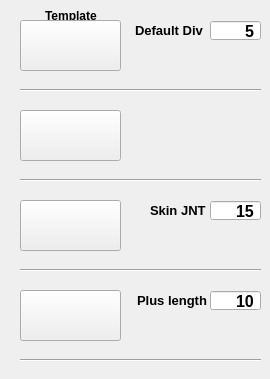
    <widget class="QWidget" name="path_tab">
     <attribute name="title">
      <string>path</string>
     </attribute>
     <widget class="QLabel" name="default_Div_LAB">
      <property name="geometry">
       <rect>
        <x>135</x>
        <y>20</y>
        <width>81</width>
        <height>21</height>
       </rect>
      </property>
      <property name="font">
       <font>
        <pointsize>10</pointsize>
        <weight>75</weight>
        <bold>true</bold>
       </font>
      </property>
      <property name="text">
       <string>Default Div</string>
      </property>
     </widget>
     <widget class="QSpinBox" name="default_Div_SPB">
      <property name="geometry">
       <rect>
        <x>210</x>
        <y>20</y>
        <width>51</width>
        <height>21</height>
       </rect>
      </property>
      <property name="font">
       <font>
        <pointsize>12</pointsize>
        <weight>75</weight>
        <bold>true</bold>
       </font>
      </property>
      <property name="layoutDirection">
       <enum>Qt::LeftToRight</enum>
      </property>
      <property name="autoFillBackground">
       <bool>false</bool>
      </property>
      <property name="alignment">
       <set>Qt::AlignRight|Qt::AlignTrailing|Qt::AlignVCenter</set>
      </property>
      <property name="buttonSymbols">
       <enum>QAbstractSpinBox::NoButtons</enum>
      </property>
      <property name="singleStep">
       <number>1</number>
      </property>
      <property name="value">
       <number>5</number>
      </property>
     </widget>
     <widget class="QLabel" name="label_5">
      <property name="geometry">
       <rect>
        <x>45</x>
        <y>5</y>
        <width>61</width>
        <height>21</height>
       </rect>
      </property>
      <property name="font">
       <font>
        <pointsize>9</pointsize>
        <weight>75</weight>
        <italic>false</italic>
        <bold>true</bold>
       </font>
      </property>
      <property name="text">
       <string>Template</string>
      </property>
     </widget>
     <widget class="QPushButton" name="path_temp_1_BTN">
      <property name="geometry">
       <rect>
        <x>20</x>
        <y>20</y>
        <width>101</width>
        <height>51</height>
       </rect>
      </property>
      <property name="cursor">
       <cursorShape>PointingHandCursor</cursorShape>
      </property>
      <property name="styleSheet">
       <string notr="true"/>
      </property>
      <property name="text">
       <string/>
      </property>
      <property name="iconSize">
       <size>
        <width>101</width>
        <height>97</height>
       </size>
      </property>
     </widget>
     <widget class="QPushButton" name="path_temp_3_BTN">
      <property name="geometry">
       <rect>
        <x>20</x>
        <y>200</y>
        <width>101</width>
        <height>51</height>
       </rect>
      </property>
      <property name="cursor">
       <cursorShape>PointingHandCursor</cursorShape>
      </property>
      <property name="styleSheet">
       <string notr="true"/>
      </property>
      <property name="text">
       <string/>
      </property>
      <property name="iconSize">
       <size>
        <width>101</width>
        <height>97</height>
       </size>
      </property>
     </widget>
     <widget class="QLabel" name="path_skin_JNT_LAB">
      <property name="geometry">
       <rect>
        <x>150</x>
        <y>200</y>
        <width>71</width>
        <height>21</height>
       </rect>
      </property>
      <property name="font">
       <font>
        <pointsize>10</pointsize>
        <weight>75</weight>
        <bold>true</bold>
       </font>
      </property>
      <property name="text">
       <string>Skin JNT</string>
      </property>
     </widget>
     <widget class="QSpinBox" name="path_skin_JNT_SPB">
      <property name="geometry">
       <rect>
        <x>210</x>
        <y>200</y>
        <width>51</width>
        <height>21</height>
       </rect>
      </property>
      <property name="font">
       <font>
        <pointsize>12</pointsize>
        <weight>75</weight>
        <bold>true</bold>
       </font>
      </property>
      <property name="layoutDirection">
       <enum>Qt::LeftToRight</enum>
      </property>
      <property name="autoFillBackground">
       <bool>false</bool>
      </property>
      <property name="alignment">
       <set>Qt::AlignRight|Qt::AlignTrailing|Qt::AlignVCenter</set>
      </property>
      <property name="buttonSymbols">
       <enum>QAbstractSpinBox::NoButtons</enum>
      </property>
      <property name="singleStep">
       <number>1</number>
      </property>
      <property name="value">
       <number>15</number>
      </property>
     </widget>
     <widget class="QPushButton" name="path_temp_2_BTN">
      <property name="geometry">
       <rect>
        <x>20</x>
        <y>110</y>
        <width>101</width>
        <height>51</height>
       </rect>
      </property>
      <property name="cursor">
       <cursorShape>PointingHandCursor</cursorShape>
      </property>
      <property name="styleSheet">
       <string notr="true"/>
      </property>
      <property name="text">
       <string/>
      </property>
      <property name="iconSize">
       <size>
        <width>101</width>
        <height>97</height>
       </size>
      </property>
     </widget>
     <widget class="QPushButton" name="path_temp_4_BTN">
      <property name="geometry">
       <rect>
        <x>20</x>
        <y>290</y>
        <width>101</width>
        <height>51</height>
       </rect>
      </property>
      <property name="cursor">
       <cursorShape>PointingHandCursor</cursorShape>
      </property>
      <property name="styleSheet">
       <string notr="true"/>
      </property>
      <property name="text">
       <string/>
      </property>
      <property name="iconSize">
       <size>
        <width>101</width>
        <height>97</height>
       </size>
      </property>
     </widget>
     <widget class="QLabel" name="add_length_LAB">
      <property name="geometry">
       <rect>
        <x>137</x>
        <y>290</y>
        <width>81</width>
        <height>21</height>
       </rect>
      </property>
      <property name="font">
       <font>
        <pointsize>10</pointsize>
        <weight>75</weight>
        <bold>true</bold>
       </font>
      </property>
      <property name="text">
       <string>Plus length</string>
      </property>
     </widget>
     <widget class="QSpinBox" name="add_length_SPB">
      <property name="geometry">
       <rect>
        <x>210</x>
        <y>290</y>
        <width>51</width>
        <height>21</height>
       </rect>
      </property>
      <property name="font">
       <font>
        <pointsize>12</pointsize>
        <weight>75</weight>
        <bold>true</bold>
       </font>
      </property>
      <property name="layoutDirection">
       <enum>Qt::LeftToRight</enum>
      </property>
      <property name="autoFillBackground">
       <bool>false</bool>
      </property>
      <property name="alignment">
       <set>Qt::AlignRight|Qt::AlignTrailing|Qt::AlignVCenter</set>
      </property>
      <property name="buttonSymbols">
       <enum>QAbstractSpinBox::NoButtons</enum>
      </property>
      <property name="singleStep">
       <number>1</number>
      </property>
      <property name="value">
       <number>10</number>
      </property>
     </widget>
     <widget class="Line" name="line_10">
      <property name="geometry">
       <rect>
        <x>20</x>
        <y>80</y>
        <width>241</width>
        <height>20</height>
       </rect>
      </property>
      <property name="orientation">
       <enum>Qt::Horizontal</enum>
      </property>
     </widget>
     <widget class="Line" name="line_11">
      <property name="geometry">
       <rect>
        <x>20</x>
        <y>170</y>
        <width>241</width>
        <height>20</height>
       </rect>
      </property>
      <property name="orientation">
       <enum>Qt::Horizontal</enum>
      </property>
     </widget>
     <widget class="Line" name="line_12">
      <property name="geometry">
       <rect>
        <x>20</x>
        <y>260</y>
        <width>241</width>
        <height>20</height>
       </rect>
      </property>
      <property name="orientation">
       <enum>Qt::Horizontal</enum>
      </property>
     </widget>
     <widget class="Line" name="line_13">
      <property name="geometry">
       <rect>
        <x>20</x>
        <y>350</y>
        <width>241</width>
        <height>20</height>
       </rect>
      </property>
      <property name="orientation">
       <enum>Qt::Horizontal</enum>
      </property>
     </widget>
    </widget>
